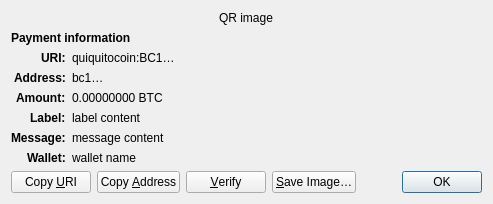
<?xml version="1.0" encoding="UTF-8"?>
<ui version="4.0">
 <class>ReceiveRequestDialog</class>
 <widget class="QDialog" name="ReceiveRequestDialog">
  <property name="geometry">
   <rect>
    <x>0</x>
    <y>0</y>
    <width>413</width>
    <height>229</height>
   </rect>
  </property>
  <property name="windowTitle">
   <string>Request payment to …</string>
  </property>
  <layout class="QGridLayout" name="gridLayout" columnstretch="0,1">
   <property name="sizeConstraint">
    <enum>QLayout::SetFixedSize</enum>
   </property>
   <item row="0" column="0" colspan="2" alignment="Qt::AlignHCenter">
    <widget class="QRImageWidget" name="qr_code">
     <property name="text">
      <string notr="true">QR image</string>
     </property>
     <property name="textInteractionFlags">
      <set>Qt::NoTextInteraction</set>
     </property>
    </widget>
   </item>
   <item row="1" column="0" colspan="2">
    <widget class="QLabel" name="payment_header">
     <property name="font">
      <font>
       <weight>75</weight>
       <bold>true</bold>
      </font>
     </property>
     <property name="text">
      <string>Payment information</string>
     </property>
     <property name="textInteractionFlags">
      <set>Qt::NoTextInteraction</set>
     </property>
    </widget>
   </item>
   <item row="2" column="0" alignment="Qt::AlignRight|Qt::AlignTop">
    <widget class="QLabel" name="uri_tag">
     <property name="font">
      <font>
       <weight>75</weight>
       <bold>true</bold>
      </font>
     </property>
     <property name="text">
      <string notr="true">URI:</string>
     </property>
     <property name="textFormat">
      <enum>Qt::PlainText</enum>
     </property>
     <property name="textInteractionFlags">
      <set>Qt::NoTextInteraction</set>
     </property>
    </widget>
   </item>
   <item row="2" column="1" alignment="Qt::AlignTop">
    <widget class="QLabel" name="uri_content">
     <property name="text">
      <string notr="true">quiquitocoin:BC1…</string>
     </property>
     <property name="textFormat">
      <enum>Qt::RichText</enum>
     </property>
     <property name="wordWrap">
      <bool>true</bool>
     </property>
     <property name="textInteractionFlags">
      <set>Qt::TextSelectableByMouse</set>
     </property>
    </widget>
   </item>
   <item row="3" column="0" alignment="Qt::AlignRight|Qt::AlignTop">
    <widget class="QLabel" name="address_tag">
     <property name="font">
      <font>
       <weight>75</weight>
       <bold>true</bold>
      </font>
     </property>
     <property name="text">
      <string>Address:</string>
     </property>
     <property name="textInteractionFlags">
      <set>Qt::NoTextInteraction</set>
     </property>
    </widget>
   </item>
   <item row="3" column="1" alignment="Qt::AlignTop">
    <widget class="QLabel" name="address_content">
     <property name="text">
      <string notr="true">bc1…</string>
     </property>
     <property name="textFormat">
      <enum>Qt::PlainText</enum>
     </property>
     <property name="textInteractionFlags">
      <set>Qt::TextSelectableByMouse</set>
     </property>
    </widget>
   </item>
   <item row="4" column="0" alignment="Qt::AlignRight|Qt::AlignTop">
    <widget class="QLabel" name="amount_tag">
     <property name="font">
      <font>
       <weight>75</weight>
       <bold>true</bold>
      </font>
     </property>
     <property name="text">
      <string>Amount:</string>
     </property>
     <property name="textInteractionFlags">
      <set>Qt::NoTextInteraction</set>
     </property>
    </widget>
   </item>
   <item row="4" column="1" alignment="Qt::AlignTop">
    <widget class="QLabel" name="amount_content">
     <property name="text">
      <string notr="true">0.00000000 BTC</string>
     </property>
     <property name="textFormat">
      <enum>Qt::PlainText</enum>
     </property>
     <property name="textInteractionFlags">
      <set>Qt::TextSelectableByMouse</set>
     </property>
    </widget>
   </item>
   <item row="5" column="0" alignment="Qt::AlignRight|Qt::AlignTop">
    <widget class="QLabel" name="label_tag">
     <property name="font">
      <font>
       <weight>75</weight>
       <bold>true</bold>
      </font>
     </property>
     <property name="text">
      <string>Label:</string>
     </property>
     <property name="textInteractionFlags">
      <set>Qt::NoTextInteraction</set>
     </property>
    </widget>
   </item>
   <item row="5" column="1" alignment="Qt::AlignTop">
    <widget class="QLabel" name="label_content">
     <property name="text">
      <string notr="true">label content</string>
     </property>
     <property name="textFormat">
      <enum>Qt::PlainText</enum>
     </property>
     <property name="wordWrap">
      <bool>true</bool>
     </property>
     <property name="textInteractionFlags">
      <set>Qt::TextSelectableByMouse</set>
     </property>
    </widget>
   </item>
   <item row="6" column="0" alignment="Qt::AlignRight|Qt::AlignTop">
    <widget class="QLabel" name="message_tag">
     <property name="font">
      <font>
       <weight>75</weight>
       <bold>true</bold>
      </font>
     </property>
     <property name="text">
      <string>Message:</string>
     </property>
     <property name="textInteractionFlags">
      <set>Qt::NoTextInteraction</set>
     </property>
    </widget>
   </item>
   <item row="6" column="1" alignment="Qt::AlignTop">
    <widget class="QLabel" name="message_content">
     <property name="text">
      <string notr="true">message content</string>
     </property>
     <property name="textFormat">
      <enum>Qt::PlainText</enum>
     </property>
     <property name="wordWrap">
      <bool>true</bool>
     </property>
     <property name="textInteractionFlags">
      <set>Qt::TextSelectableByMouse</set>
     </property>
    </widget>
   </item>
   <item row="7" column="0" alignment="Qt::AlignRight|Qt::AlignTop">
    <widget class="QLabel" name="wallet_tag">
     <property name="font">
      <font>
       <weight>75</weight>
       <bold>true</bold>
      </font>
     </property>
     <property name="text">
      <string>Wallet:</string>
     </property>
     <property name="textInteractionFlags">
      <set>Qt::NoTextInteraction</set>
     </property>
    </widget>
   </item>
   <item row="7" column="1" alignment="Qt::AlignTop">
    <widget class="QLabel" name="wallet_content">
     <property name="text">
      <string notr="true">wallet name</string>
     </property>
     <property name="textFormat">
      <enum>Qt::PlainText</enum>
     </property>
     <property name="wordWrap">
      <bool>true</bool>
     </property>
     <property name="textInteractionFlags">
      <set>Qt::TextSelectableByMouse</set>
     </property>
    </widget>
   </item>
   <item row="8" column="0" colspan="2">
    <layout class="QHBoxLayout" name="horizontalLayout">
     <item>
      <widget class="QPushButton" name="btnCopyURI">
       <property name="text">
        <string>Copy &amp;URI</string>
       </property>
       <property name="autoDefault">
        <bool>false</bool>
       </property>
      </widget>
     </item>
     <item>
      <widget class="QPushButton" name="btnCopyAddress">
       <property name="text">
        <string>Copy &amp;Address</string>
       </property>
       <property name="autoDefault">
        <bool>false</bool>
       </property>
      </widget>
     </item>
     <item>
      <widget class="QPushButton" name="btnVerify">
       <property name="text">
        <string>&amp;Verify</string>
       </property>
       <property name="toolTip">
        <string>Verify this address on e.g. a hardware wallet screen</string>
       </property>
       <property name="autoDefault">
        <bool>false</bool>
       </property>
      </widget>
     </item>
     <item>
      <widget class="QPushButton" name="btnSaveAs">
       <property name="text">
        <string>&amp;Save Image…</string>
       </property>
       <property name="autoDefault">
        <bool>false</bool>
       </property>
      </widget>
     </item>
     <item>
      <spacer name="horizontalSpacer_2">
       <property name="orientation">
        <enum>Qt::Horizontal</enum>
       </property>
       <property name="sizeHint" stdset="0">
        <size>
         <width>40</width>
         <height>20</height>
        </size>
       </property>
      </spacer>
     </item>
     <item>
      <widget class="QDialogButtonBox" name="buttonBox">
       <property name="focusPolicy">
        <enum>Qt::StrongFocus</enum>
       </property>
       <property name="standardButtons">
        <set>QDialogButtonBox::Ok</set>
       </property>
      </widget>
     </item>
    </layout>
   </item>
  </layout>
 </widget>
 <customwidgets>
  <customwidget>
   <class>QRImageWidget</class>
   <extends>QLabel</extends>
   <header>qt/qrimagewidget.h</header>
  </customwidget>
 </customwidgets>
 <tabstops>
  <tabstop>buttonBox</tabstop>
  <tabstop>btnCopyURI</tabstop>
  <tabstop>btnCopyAddress</tabstop>
  <tabstop>btnSaveAs</tabstop>
 </tabstops>
 <resources/>
 <connections>
  <connection>
   <sender>buttonBox</sender>
   <signal>accepted()</signal>
   <receiver>ReceiveRequestDialog</receiver>
   <slot>accept()</slot>
   <hints>
    <hint type="sourcelabel">
     <x>135</x>
     <y>230</y>
    </hint>
    <hint type="destinationlabel">
     <x>135</x>
     <y>126</y>
    </hint>
   </hints>
  </connection>
 </connections>
</ui>
